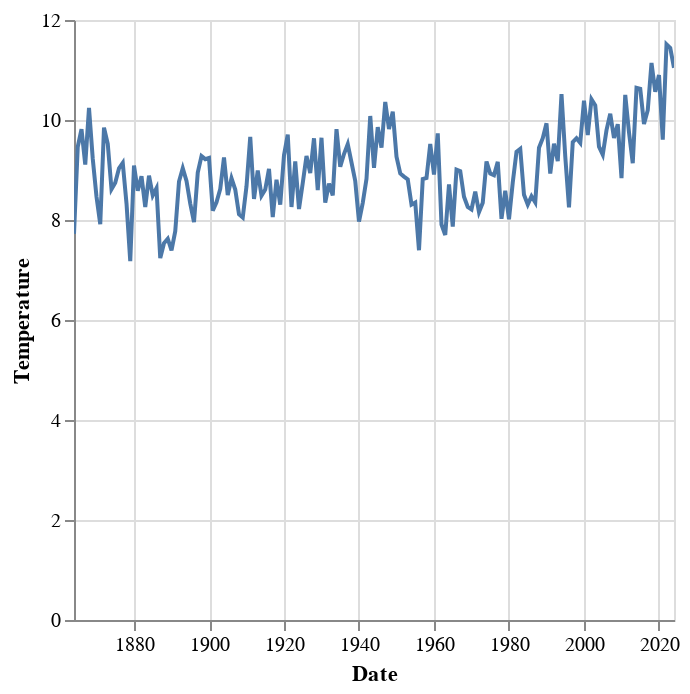

Notebook code cell kept with this figure:
### Markdown cell above
#### Calculate yearly means and graph data
Calculate the yearly means using Polars' *group_by_dynamic* method. Graph the yearly mean as a function of time.

### Code cell
yearly_means = (temperature
                .group_by_dynamic('Date', every='1y')
                .agg(pl.col('Temperature').mean())
               )

yearly_means.plot.line(
    x='Date',
    y='Temperature'
)

### Figure 1 — Vega-Lite specification as saved in the notebook (floating-point values rounded to 4 significant figures; data arrays with more than 128 entries replaced by an {"elided": "..."} marker saying what was removed)
{"config": {"view": {"continuousWidth": 300, "continuousHeight": 300}}, "data": {"name": "data-4882be80656a59329539ff07a364d7f4"}, "mark": {"type": "line", "tooltip": true}, "encoding": {"x": {"field": "Date", "type": "temporal"}, "y": {"field": "Temperature", "type": "quantitative"}}, "params": [{"name": "param_10", "select": {"type": "interval", "encodings": ["x", "y"]}, "bind": "scales"}], "$schema": "https://vega.github.io/schema/vega-lite/v5.20.1.json", "datasets": {"data-4882be80656a59329539ff07a364d7f4": {"elided": "161 records"}}}
